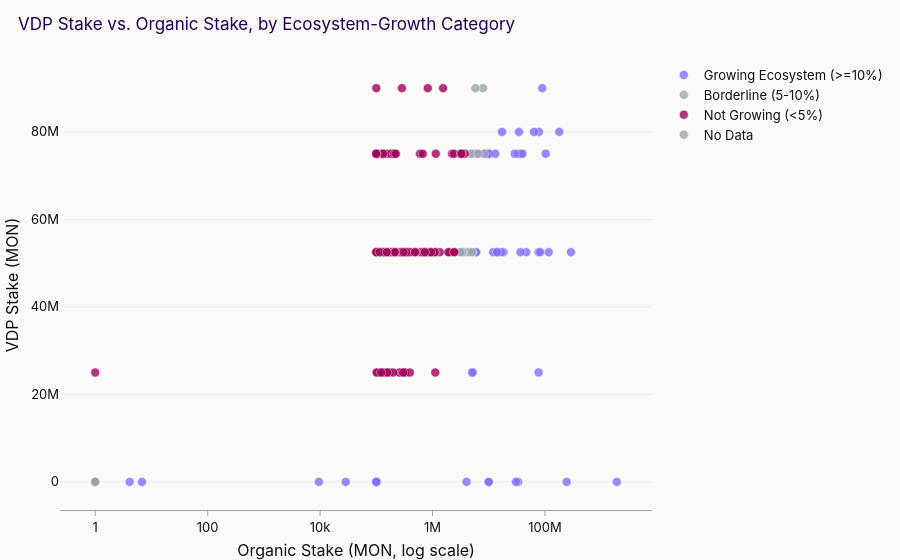

The code cell stored with this chart in its notebook:
### Code cell
query = """SELECT name, vdp_stake, organic_stake, total_stake,
                  organic_stake * 1.0 / NULLIF(total_stake, 0) AS organic_share
FROM 'vdp'"""
df = pd.read_sql(query, engine)
df["category"] = df["organic_share"].apply(categorize_share)

# Organic stake is heavily right-skewed -- a handful of validators hold the
# vast majority of it, which crushes everyone else against the origin on a
# linear axis. A log scale spreads the full population out so clusters are
# actually readable. A 1 MON floor is applied purely for display so
# validators with ~0 organic stake still have a plottable position at the
# far left instead of breaking the log axis.
df["organic_stake_plot"] = df["organic_stake"].clip(lower=1)

fig = px.scatter(
    df, x="organic_stake_plot", y="vdp_stake",
    color="category",
    color_discrete_map=CATEGORY_COLORS,
    category_orders={"category": ["Growing Ecosystem (>=10%)", "Borderline (5-10%)", "Not Growing (<5%)", "No Data"]},
    hover_name="name",
    hover_data={"organic_share": ":.1%", "organic_stake_plot": False, "organic_stake": ":,.0f"},
    log_x=True,
    title="VDP Stake vs. Organic Stake, by Ecosystem-Growth Category",
)
fig.update_traces(marker=dict(size=9, opacity=0.8, line=dict(width=0.5, color=COLOR_BG)))

# No inline name labels here -- with dozens of validators clustered by tier,
# on-chart text collides no matter how it's placed. Color + hover carry the
# category signal; the "Naming & Shaming" table further down carries the
# actual names, ranked, without any layout compromise.
fig.add_annotation(
    xref="paper", yref="paper", x=1, y=-0.16, showarrow=False, align="right",
    text="Validator names for the 'Not Growing' group: see the Naming & Shaming table below.",
    font=dict(size=10, color=CORTEX_SLATE),
)

fig.update_layout(
    xaxis_title="Organic Stake (MON, log scale)",
    yaxis_title="VDP Stake (MON)",
    legend_title_text="",
)
fig.show()

### Figure 1 — Plotly figure (JSON) as saved in the notebook; plotly's stock layout.template omitted (floating-point values rounded to 4 significant figures; data arrays with more than 128 entries replaced by an {"elided": "..."} marker saying what was removed)
{"data": [{"customdata": [[1.0, 10010000.0], [1.0, 10010000.0], [0.692, 179800000.0], [0.3016, 34550000.0], [0.4947, 78320000.0], [0.444, 63880000.0], [0.1774, 17250000.0], [0.336, 37950000.0], [0.3116, 33940000.0], [0.3456, 39610000.0], [0.5948, 77080000.0], [0.6895, 116600000.0], [0.4699, 46550000.0], [0.2585, 18300000.0], [0.2203, 14840000.0], [0.6108, 82390000.0], [0.2097, 13930000.0], [1.0, 6.793], [1.0, 4.1], [0.2424, 16800000.0], [0.1166, 9903000.0], [0.1858, 11980000.0], [0.8469, 290500000.0], [0.1679, 5043000.0], [1.0, 1895000000.0], [0.5791, 103200000.0], [0.1015, 5929000.0], [0.1018, 5950000.0], [0.1041, 8713000.0], [1.0, 28530.0], [0.4991, 89690000.0], [0.1711, 5161000.0], [0.1176, 9995000.0], [1.0, 1.455e-11], [0.2787, 28980000.0], [1.0, 9517.0], [1.0, 4032000.0], [0.2109, 14030000.0], [0.7551, 77080000.0], [0.1187, 10100000.0], [0.148, 13030000.0], [1.0, 100000.0], [1.0, 243800000.0], [1.0, 100000.0], [1.0, 33340000.0], [1.0, 100000.0], [1.0, 102700.0], [0.4114, 36690000.0], [1.0, 30400000.0], [1.0, 100000.0], [1.0, 100000.0]], "hovertemplate": "<b>%{hovertext}</b><br><br>category=Growing Ecosystem (>=10%)<br>vdp_stake=%{y}<br>organic_share=%{customdata[0]:.1%}<br>organic_stake=%{customdata[1]:,.0f}<extra></extra>", "hovertext": ["Monad Foundation - mf-mainnet-val-tsw-fra-001", "Monad Foundation - mf-mainnet-val-lsn-jfk-011", "gmonads.com", "B-Harvest", "Alchemy", "ProStaking", "Staking4All", "Everstake", "Pier Two", "Bitwise Onchain Solutions", "MonadVision", "Nansen | Stake to Stack Points", "Kairos Research X Firstset", "StakeCraft", "The Workshop", "Stardust Staking", "DELIGHT", "vldtr.xyz", "Forest Staking (decommissioned)", "Firstset", "Luganodes", "Grassets", "CMS Holdings", "Chainlayer", "Backpack", "polkachu.com", "StakeSquid", "Provalidator", "nadradar", "Flipside Crypto", "P2P.org 💙", "Ledger by P2P.org", "Blockdaemon", "NTT DOCOMO GLOBAL", "forthenads", "Inactive", "Zellic", "Stake Shark", "Gemini", "Triton one", "Allnodes", "Endorphine Stake", "LeMonad", "02568b7f00ec34803b089f614f27cd7641e0d3382ecbdfd9cc80bb599a259723dd", "Water Cooler Studios", "smallstreet", "Kamunagi", "BitCtrl", "Category Labs - 1", "Jichu", "Uphold"], "legendgroup": "Growing Ecosystem (>=10%)", "marker": {"color": "#836EF9", "line": {"color": "#FBFAF9", "width": 0.5}, "opacity": 0.8, "size": 9, "symbol": "circle"}, "mode": "markers", "name": "Growing Ecosystem (>=10%)", "orientation": "v", "showlegend": true, "type": "scatter", "x": [10010000.0, 10010000.0, 179800000.0, 34550000.0, 78320000.0, 63880000.0, 17250000.0, 37950000.0, 33940000.0, 39610000.0, 77080000.0, 116600000.0, 46550000.0, 18300000.0, 14840000.0, 82390000.0, 13930000.0, 6.793, 4.1, 16800000.0, 9903000.0, 11980000.0, 290500000.0, 5043000.0, 1895000000.0, 103200000.0, 5929000.0, 5950000.0, 8713000.0, 28530.0, 89690000.0, 5161000.0, 9995000.0, 1.0, 28980000.0, 9517.0, 4032000.0, 14030000.0, 77080000.0, 10100000.0, 13030000.0, 100000.0, 243800000.0, 100000.0, 33340000.0, 100000.0, 102700.0, 36690000.0, 30400000.0, 100000.0, 100000.0], "xaxis": "x", "y": [0.0, 0.0, 80000000.0, 80000000.0, 80000000.0, 80000000.0, 80000000.0, 75000000.0, 75000000.0, 75000000.0, 52500000.0, 52500000.0, 52500000.0, 52500000.0, 52500000.0, 52500000.0, 52500000.0, 0.0, 0.0, 52500000.0, 75000000.0, 52500000.0, 52500000.0, 25000000.0, 0.0, 75000000.0, 52500000.0, 52500000.0, 75000000.0, 0.0, 90000000.0, 25000000.0, 75000000.0, 0.0, 75000000.0, 0.0, 0.0, 52500000.0, 25000000.0, 75000000.0, 75000000.0, 0.0, 0.0, 0.0, 0.0, 0.0, 0.0, 52500000.0, 0.0, 0.0, 0.0], "yaxis": "y"}, {"customdata": [[0.06397, 3588000.0], [0.08088, 7919000.0], [0.06647, 5340000.0], [0.08883, 5118000.0], [0.05836, 3254000.0], [0.07074, 5710000.0], [0.07113, 4020000.0], [0.06046, 5791000.0], [0.07639, 6203000.0], [0.09961, 8297000.0], [0.06039, 4820000.0], [0.07809, 4447000.0], [0.08724, 5018000.0], [0.06002, 3352000.0], [0.05848, 3261000.0], [0.06077, 3397000.0], [0.08002, 6523000.0], [0.05627, 3130000.0]], "hovertemplate": "<b>%{hovertext}</b><br><br>category=Borderline (5-10%)<br>vdp_stake=%{y}<br>organic_share=%{customdata[0]:.1%}<br>organic_stake=%{customdata[1]:,.0f}<extra></extra>", "hovertext": ["DSRV", "Stakin by The Tie", "Cosmostation", "Imperator.co", "Nodes.Guru", "L0vd", "Synergy Nodes", "01node", "Laminated Labs", "Validation Cloud", "auri0x", "zim.one", "Proof Group", "blockscape", "Finoa Consensus Services", "Simply Staking", "rskl", "Goldsky"], "legendgroup": "Borderline (5-10%)", "marker": {"color": "#9BA4B0", "line": {"color": "#FBFAF9", "width": 0.5}, "opacity": 0.8, "size": 9, "symbol": "circle"}, "mode": "markers", "name": "Borderline (5-10%)", "orientation": "v", "showlegend": true, "type": "scatter", "x": [3588000.0, 7919000.0, 5340000.0, 5118000.0, 3254000.0, 5710000.0, 4020000.0, 5791000.0, 6203000.0, 8297000.0, 4820000.0, 4447000.0, 5018000.0, 3352000.0, 3261000.0, 3397000.0, 6523000.0, 3130000.0], "xaxis": "x", "y": [52500000.0, 90000000.0, 75000000.0, 52500000.0, 52500000.0, 75000000.0, 52500000.0, 90000000.0, 75000000.0, 75000000.0, 75000000.0, 52500000.0, 52500000.0, 52500000.0, 52500000.0, 52500000.0, 75000000.0, 52500000.0], "yaxis": "y"}, {"customdata": {"elided": "147x2 float values"}, "hovertemplate": "<b>%{hovertext}</b><br><br>category=Not Growing (<5%)<br>vdp_stake=%{y}<br>organic_share=%{customdata[0]:.1%}<br>organic_stake=%{customdata[1]:,.0f}<extra></extra>", "hovertext": {"elided": "147 str values"}, "legendgroup": "Not Growing (<5%)", "marker": {"color": "#A0055D", "line": {"color": "#FBFAF9", "width": 0.5}, "opacity": 0.8, "size": 9, "symbol": "circle"}, "mode": "markers", "name": "Not Growing (<5%)", "orientation": "v", "showlegend": true, "type": "scatter", "x": {"elided": "147 float values"}, "xaxis": "x", "y": {"elided": "147 float values"}, "yaxis": "y"}, {"customdata": [[NaN, 0.0], [NaN, 0.0], [NaN, 0.0], [NaN, 0.0], [NaN, 0.0]], "hovertemplate": "<b>%{hovertext}</b><br><br>category=No Data<br>vdp_stake=%{y}<br>organic_share=%{customdata[0]:.1%}<br>organic_stake=%{customdata[1]:,.0f}<extra></extra>", "hovertext": ["AltLayer", "Inactive", "Ledgerwise", "JustNodes", "SpeedyNodes"], "legendgroup": "No Data", "marker": {"color": "#9BA4B0", "line": {"color": "#FBFAF9", "width": 0.5}, "opacity": 0.8, "size": 9, "symbol": "circle"}, "mode": "markers", "name": "No Data", "orientation": "v", "showlegend": true, "type": "scatter", "x": [1.0, 1.0, 1.0, 1.0, 1.0], "xaxis": "x", "y": [0.0, 0.0, 0.0, 0.0, 0.0], "yaxis": "y"}], "layout": {"annotations": [{"align": "right", "font": {"color": "#9BA4B0", "size": 10}, "showarrow": false, "text": "Validator names for the 'Not Growing' group: see the Naming & Shaming table below.", "x": 1, "xref": "paper", "y": -0.16, "yref": "paper"}], "legend": {"title": {"text": ""}, "tracegroupgap": 0}, "title": {"text": "VDP Stake vs. Organic Stake, by Ecosystem-Growth Category"}, "xaxis": {"anchor": "y", "domain": [0, 1], "title": {"text": "Organic Stake (MON, log scale)"}, "type": "log"}, "yaxis": {"anchor": "x", "domain": [0, 1], "title": {"text": "VDP Stake (MON)"}}}}
